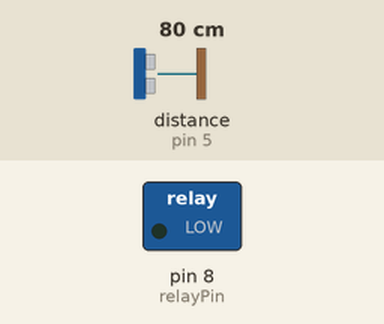
Simulated run of this sketch. Board: Arduino Uno, built with avr-gcc and run on an emulated ATmega328P. Parts: switched loads named in the sketch (green lamp = pin HIGH). Wiring (inferred from the names in the program): ultrasonic range finder: trigger pin 6; echo pin 5. The test bench sets the inputs (shaded band); at power-on: distance to the obstacle (sensor on pin 5) 80 cm. The echo pulse lasts 58.3 µs per cm; pins used as bus, display or sensor lines are not drawn.

Above: at 1.2 s.
1.3 s: distance to the obstacle (sensor on pin 5) set to 7 cm
2.8 s: distance to the obstacle (sensor on pin 5) set to 4 cm
At 3.3 s:
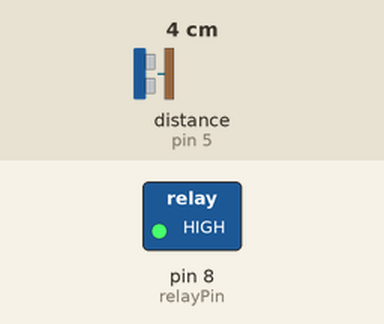
Timing chart, 0 to 6.4 s (numbered marks = the images above; inputs shaded):
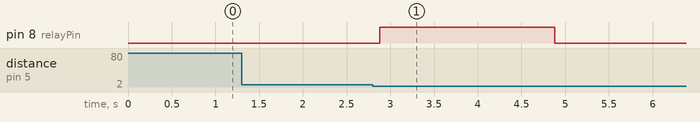

Measured:
- the behaviour switches between 6 and 5 cm on distance to the obstacle (sensor on pin 5) (found by bisection; images 0 and 1)
- after the input at 1.3 s, every drawn part: stays the same
- after the input at 2.8 s, pin 8 (relayPin): LOW → HIGH after 0.08 s, → LOW 2.0 s later

The sketch:

automatic_hand_sanitizer_.ino
```cpp
// Automatic hand sanitizer machine
// By ~ Rhythm Shah

const int trigPin = 6;
const int echoPin = 5;
const int relayPin = 8;

long duration;
int distance;

void setup() {
  pinMode(trigPin, OUTPUT);
  pinMode(echoPin, INPUT);
  pinMode(relayPin, OUTPUT);
  digitalWrite(relayPin, LOW); // Ensure the relay is off initially
  Serial.begin(9600); // For debugging
}

void loop() {
  // Clear the trigPin
  digitalWrite(trigPin, LOW);
  delayMicroseconds(2);

  // Sets the trigPin on HIGH state for 10 microseconds
  digitalWrite(trigPin, HIGH);
  delayMicroseconds(10);
  digitalWrite(trigPin, LOW);

  // Reads the echoPin, returns the sound wave travel time in microseconds
  duration = pulseIn(echoPin, HIGH);

  // Calculating the distance
  distance = duration * 0.034 / 2; // Speed of sound wave divided by 2 (go and back)

  // If distance is within 4 cm
  if (distance > 0 && distance <= 4) {
    digitalWrite(relayPin, HIGH); // Turn on the pump
    delay(2000); // Keep the pump on for 2 seconds
    digitalWrite(relayPin, LOW); // Turn off the pump
    delay(10000); // Wait for 10 seconds before allowing another operation
  }

  delay(100); // Short delay to stabilize the sensor reading
}
```
